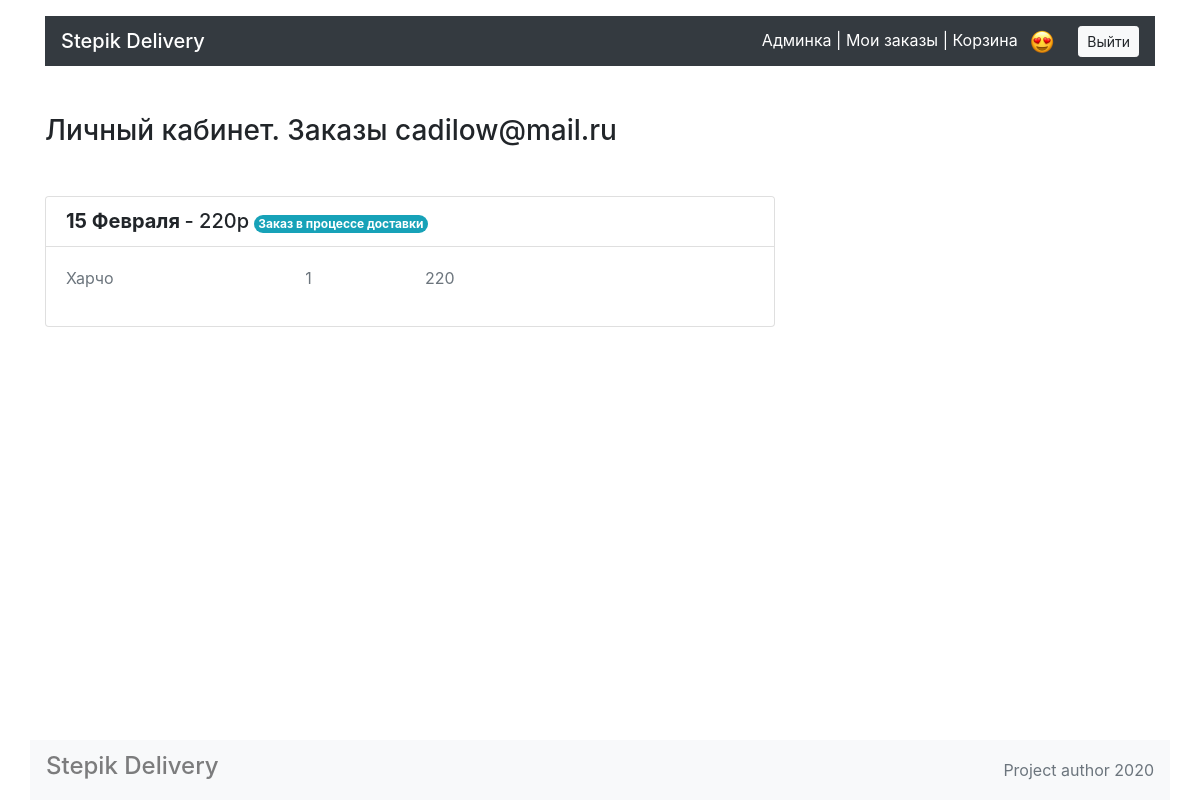
Screenshot of /account/ (signed in) with the database file from the repository.
### app.py (models this page shows)
class User(db.Model):
    __tablename__ = 'users'
    id = db.Column(db.Integer, primary_key=True)
    mail = db.Column(db.String, nullable=False, unique=True)
    password = db.Column(db.String, nullable=False)
    is_admin = db.Column(db.Boolean, nullable=False)

class Order(db.Model):
    __tablename__ = 'orders'
    id = db.Column(db.Integer, primary_key=True)
    name = db.Column(db.String, nullable=False)
    date = db.Column(db.String, nullable=False)
    total = db.Column(db.Integer, nullable=False)
    status = db.Column(db.String, nullable=False)
    email = db.Column(db.String, nullable=False)
    tel = db.Column(db.Integer, nullable=False)
    address = db.Column(db.String, nullable=False)
    dishes = db.relationship('Dish', secondary=dishes_orders_association, back_populates='orders')

class Dish(db.Model):
    __tablename__ = 'dishes'
    id = db.Column(db.Integer, primary_key=True)
    title = db.Column(db.String, nullable=False)
    price = db.Column(db.Integer, nullable=False)
    description = db.Column(db.String, nullable=False)
    picture = db.Column(db.String, nullable=False)
    category = db.relationship('Category', back_populates='meals')
    category_id = db.Column(db.Integer, db.ForeignKey('categories.category_id'), nullable=False)
    orders = db.relationship('Order', secondary=dishes_orders_association, back_populates='dishes')

### app.py (the view)
@app.route('/account/')
def account():
    if session.get('user_id', False):
        user = db.session.query(User).filter(User.id==session['user_id']).first()
        orders = db.session.query(Order).filter(Order.email==user.mail).order_by(Order.date)[::-1]
        return render_template('account.html', user=user, orders=orders)
    return redirect('/auth/')

### templates/account.html (shortened to what this page needs)
{% extends 'base.html' %}
{% block container %}
  <main class="container">
    <section class="row">
      <div class="col-12 col-lg-8">
        <h1 class="h3 my-5">Личный кабинет. Заказы {{ user.mail }}</h1>
       {% for i in orders %}
        <div class="mt-4 card">
          <ul class="list-group list-group-flush">
            <li class="list-group-item">
              <div class="row">
                <div class="col-7 col-lg-9">
                  <span class="h5 font-weight-bold">{{ i.date }}</span>
                  <span class="h5">- {{ i.total }}р</span>
                  {% if i.status == 'a' %}
                  <span class="badge rounded-pill bg-info text-white">Заказ в процессе доставки</span>
                  {% elif i.status == 'b' %}
                  <span class="badge rounded-pill bg-success text-white">Заказ закрыт</span>
                  {% endif %}
                </div>
              </div>
            </li>
            <div class="card-body">
              <div class="row">
                {% for j in i.dishes %}
                <p class="col-4 text-muted">{{ j.title}} </p>
                <p class="col-2 text-muted">1 </p>
                <p class="col-6 text-muted">{{ j.price }} </p>
                {% endfor %}
              </div>
            </div>
          </ul>
        </div>
        {% endfor %}
      </div>
    </section>
  </main>
{% endblock %}

### templates/base.html (style rules this page uses)
html { position: relative; min-height: 100%; }
body { margin-bottom: 60px; }

### rows the page displays
User: mail "cadilow@mail.ru"
Order: date "15 Февраля", total "220", status "Заказ в процессе доставки"
Dish: title "Харчо", price "220"
